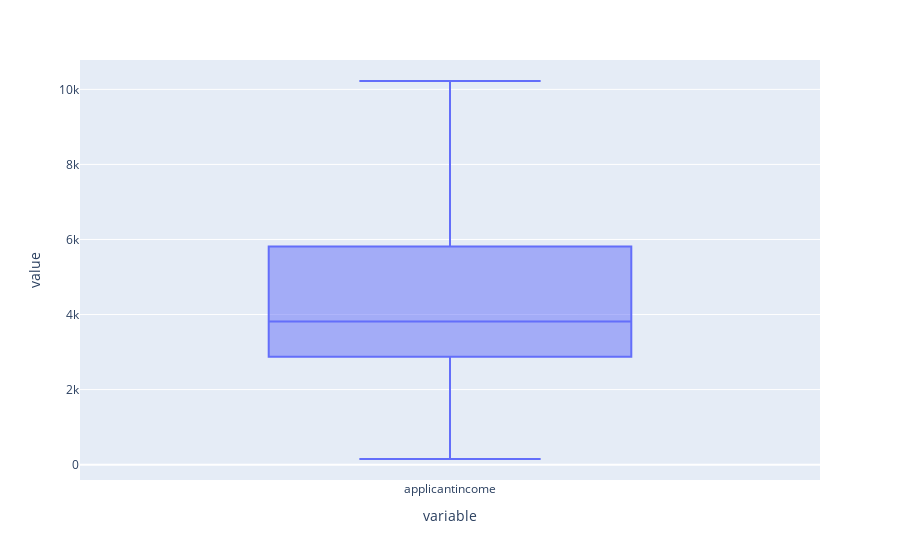

The notebook cell this image was saved under:
### Code cell
fig = px.box(df['applicantincome'])
fig.show()
## No more outliers

### Figure 1 — Plotly figure (JSON) as saved in the notebook; plotly's stock layout.template omitted (floating-point values rounded to 4 significant figures; data arrays with more than 128 entries replaced by an {"elided": "..."} marker saying what was removed)
{"data": [{"alignmentgroup": "True", "hovertemplate": "variable=%{x}<br>value=%{y}<extra></extra>", "legendgroup": "", "marker": {"color": "#636efa"}, "name": "", "notched": false, "offsetgroup": "", "orientation": "v", "showlegend": false, "type": "box", "x": {"elided": "1029 str values"}, "x0": " ", "xaxis": "x", "y": {"elided": "1029 int values"}, "y0": " ", "yaxis": "y"}], "layout": {"boxmode": "group", "legend": {"tracegroupgap": 0}, "margin": {"t": 60}, "xaxis": {"anchor": "y", "domain": [0, 1], "title": {"text": "variable"}}, "yaxis": {"anchor": "x", "domain": [0, 1], "title": {"text": "value"}}}}
